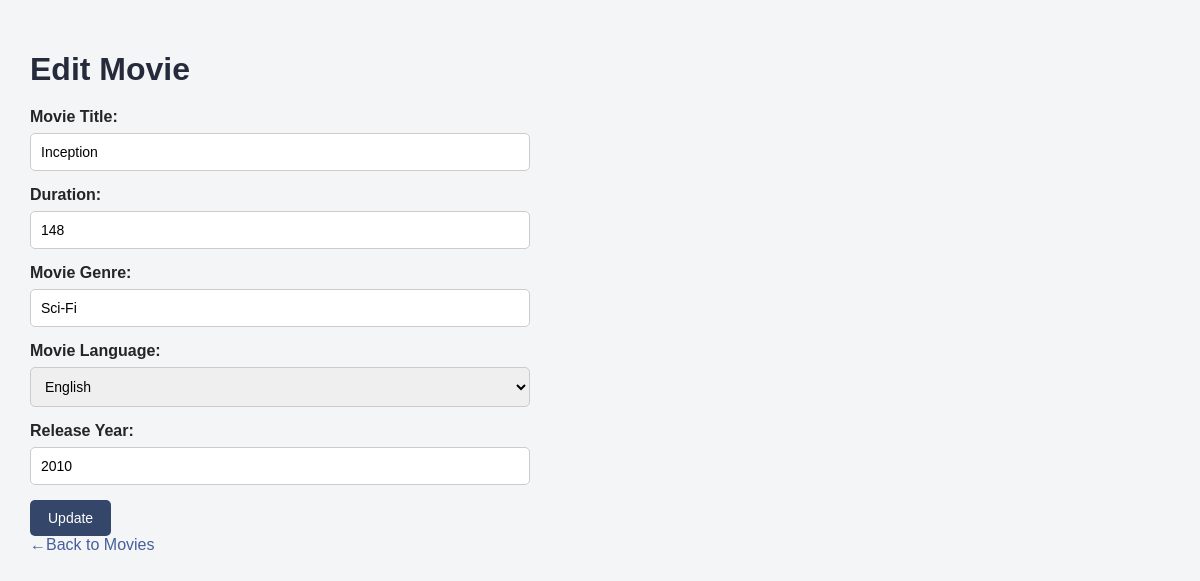
Page /edit.php?id=2 on the committed database.
### tables this page shows
CREATE TABLE `movies` (
  `id` bigint unsigned NOT NULL AUTO_INCREMENT,
  `title` varchar(150) NOT NULL,
  `duration_min` smallint unsigned NOT NULL,
  `genre` varchar(50) NOT NULL,
  `language` varchar(50) NOT NULL,
  `release_year` year NOT NULL,
  `created_at` timestamp NULL DEFAULT CURRENT_TIMESTAMP,
  PRIMARY KEY (`id`)
);

### edit.php (the view, shortened to what this page needs)
<?php
    require_once "config/database.php";
    $id=$_GET['id'] ?? null;
    $sql="SELECT * FROM movies WHERE id = :id";
    $stmt=$pdo->prepare($sql);
    $stmt->execute([':id'=>$id]);
    $movie=$stmt->fetch(PDO::FETCH_ASSOC);
?>
<!DOCTYPE html>
<html lang="en">
<head>
    <link rel="stylesheet" href="style.css">
</head>
<body>
    <h1>Edit Movie</h1>
    <form method="post" action="">
        <div class="title">
            <label for="title">Movie Title:</label>
            <input type="text" name="title" id="title" value="<?= htmlspecialchars($movie['title']) ?>" required/>
        </div>
        <div class="duration_min">
            <label for="duration_min">Duration:</label>
            <input type="number" name="duration_min" id="duration_min" value="<?= htmlspecialchars($movie['duration_min']) ?>" required/>
        </div>
        <div class="genre">
            <label for="genre">Movie Genre:</label>
            <input type="text" name="genre" id="genre" value="<?= htmlspecialchars($movie['genre']) ?>" required/>
        </div>
        <div class="language">
            <label for="language">Movie Language:</label>
            <select name="language" id="language" required>
                <?php
                    $languages=[
                        'English',
                        'Arabic',
                        'French',
                        'Spanish',
                        'Turkish',
                        'German'
                    ];
                ?>
                <?php foreach($languages as $language):?>
                    <option
                    value="<?= htmlspecialchars($language) ?>"
                    <?= $movie['language'] === $language ?'selected':''?>
                    >
                    <?= htmlspecialchars($language) ?>
                </option>
                <?php endforeach;?>
            </select>
        </div>
        <div class="release_year">
            <label for="release_year">Release Year:</label>
            <input type="number" name="release_year" id="release_year" value="<?= htmlspecialchars($movie['release_year']) ?>" required/>
        </div>
        <button type="submit">Update</button>
    </form>
    <a href="index.php">&larr;Back to Movies</a>
</body>
</html>

### style.css (style rules this page uses)
* { box-sizing: border-box; }
body { font-family: Arial, sans-serif; background-color: #f4f5f7; color: #252525; margin: 0; padding: 30px; }
h1 { color: #252b3b; margin-bottom: 10px; }
a { color: #465f9b; text-decoration: none; }
form { max-width: 500px; margin-top: 20px; }
form div { margin-bottom: 15px; }
label { display: block; margin-bottom: 7px; font-weight: bold; }
input, select { width: 100%; padding: 10px; border: 1px solid #ccc; border-radius: 5px; font-size: 14px; }
button { background-color: #35466b; color: white; border: none; padding: 10px 18px; border-radius: 5px; cursor: pointer; font-size: 14px; }

### rows in the picture
movies: title "Inception", duration_min "148", genre "Sci-Fi", language "English", release_year "2010"
